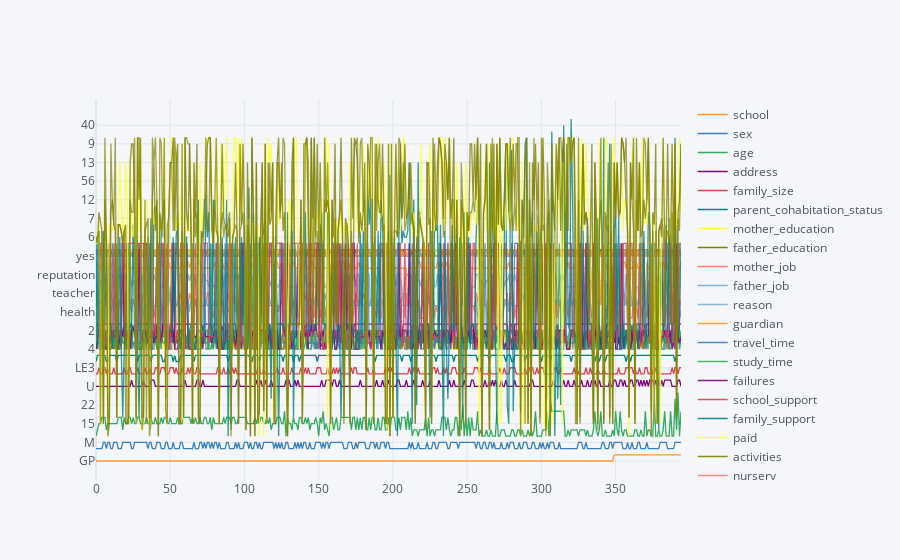

Notebook code cell kept with this figure:
### Code cell
stud.iplot()

### Figure 1 — Plotly figure (JSON) as saved in the notebook; plotly's stock layout.template omitted (floating-point values rounded to 4 significant figures; data arrays with more than 128 entries replaced by an {"elided": "..."} marker saying what was removed)
{"data": [{"line": {"color": "rgba(255, 153, 51, 1.0)", "dash": "solid", "shape": "linear", "width": 1.3}, "mode": "lines", "name": "school", "text": "", "x": {"elided": "395 int values"}, "y": {"elided": "395 str values"}, "type": "scatter"}, {"line": {"color": "rgba(55, 128, 191, 1.0)", "dash": "solid", "shape": "linear", "width": 1.3}, "mode": "lines", "name": "sex", "text": "", "x": {"elided": "395 int values"}, "y": {"elided": "395 str values"}, "type": "scatter"}, {"line": {"color": "rgba(50, 171, 96, 1.0)", "dash": "solid", "shape": "linear", "width": 1.3}, "mode": "lines", "name": "age", "text": "", "x": {"elided": "395 int values"}, "y": {"elided": "395 int values"}, "type": "scatter"}, {"line": {"color": "rgba(128, 0, 128, 1.0)", "dash": "solid", "shape": "linear", "width": 1.3}, "mode": "lines", "name": "address", "text": "", "x": {"elided": "395 int values"}, "y": {"elided": "395 str values"}, "type": "scatter"}, {"line": {"color": "rgba(219, 64, 82, 1.0)", "dash": "solid", "shape": "linear", "width": 1.3}, "mode": "lines", "name": "family_size", "text": "", "x": {"elided": "395 int values"}, "y": {"elided": "395 str values"}, "type": "scatter"}, {"line": {"color": "rgba(0, 128, 128, 1.0)", "dash": "solid", "shape": "linear", "width": 1.3}, "mode": "lines", "name": "parent_cohabitation_status", "text": "", "x": {"elided": "395 int values"}, "y": {"elided": "395 str values"}, "type": "scatter"}, {"line": {"color": "rgba(255, 255, 51, 1.0)", "dash": "solid", "shape": "linear", "width": 1.3}, "mode": "lines", "name": "mother_education", "text": "", "x": {"elided": "395 int values"}, "y": {"elided": "395 int values"}, "type": "scatter"}, {"line": {"color": "rgba(128, 128, 0, 1.0)", "dash": "solid", "shape": "linear", "width": 1.3}, "mode": "lines", "name": "father_education", "text": "", "x": {"elided": "395 int values"}, "y": {"elided": "395 int values"}, "type": "scatter"}, {"line": {"color": "rgba(251, 128, 114, 1.0)", "dash": "solid", "shape": "linear", "width": 1.3}, "mode": "lines", "name": "mother_job", "text": "", "x": {"elided": "395 int values"}, "y": {"elided": "395 str values"}, "type": "scatter"}, {"line": {"color": "rgba(128, 177, 211, 1.0)", "dash": "solid", "shape": "linear", "width": 1.3}, "mode": "lines", "name": "father_job", "text": "", "x": {"elided": "395 int values"}, "y": {"elided": "395 str values"}, "type": "scatter"}, {"line": {"color": "rgba(128, 177, 211, 0.8999999999999999)", "dash": "solid", "shape": "linear", "width": 1.3}, "mode": "lines", "name": "reason", "text": "", "x": {"elided": "395 int values"}, "y": {"elided": "395 str values"}, "type": "scatter"}, {"line": {"color": "rgba(255, 153, 51, 0.8999999999999999)", "dash": "solid", "shape": "linear", "width": 1.3}, "mode": "lines", "name": "guardian", "text": "", "x": {"elided": "395 int values"}, "y": {"elided": "395 str values"}, "type": "scatter"}, {"line": {"color": "rgba(55, 128, 191, 0.8999999999999999)", "dash": "solid", "shape": "linear", "width": 1.3}, "mode": "lines", "name": "travel_time", "text": "", "x": {"elided": "395 int values"}, "y": {"elided": "395 int values"}, "type": "scatter"}, {"line": {"color": "rgba(50, 171, 96, 0.8999999999999999)", "dash": "solid", "shape": "linear", "width": 1.3}, "mode": "lines", "name": "study_time", "text": "", "x": {"elided": "395 int values"}, "y": {"elided": "395 int values"}, "type": "scatter"}, {"line": {"color": "rgba(128, 0, 128, 0.8999999999999999)", "dash": "solid", "shape": "linear", "width": 1.3}, "mode": "lines", "name": "failures", "text": "", "x": {"elided": "395 int values"}, "y": {"elided": "395 int values"}, "type": "scatter"}, {"line": {"color": "rgba(219, 64, 82, 0.8999999999999999)", "dash": "solid", "shape": "linear", "width": 1.3}, "mode": "lines", "name": "school_support", "text": "", "x": {"elided": "395 int values"}, "y": {"elided": "395 str values"}, "type": "scatter"}, {"line": {"color": "rgba(0, 128, 128, 0.8999999999999999)", "dash": "solid", "shape": "linear", "width": 1.3}, "mode": "lines", "name": "family_support", "text": "", "x": {"elided": "395 int values"}, "y": {"elided": "395 str values"}, "type": "scatter"}, {"line": {"color": "rgba(255, 255, 51, 0.8999999999999999)", "dash": "solid", "shape": "linear", "width": 1.3}, "mode": "lines", "name": "paid", "text": "", "x": {"elided": "395 int values"}, "y": {"elided": "395 str values"}, "type": "scatter"}, {"line": {"color": "rgba(128, 128, 0, 0.8999999999999999)", "dash": "solid", "shape": "linear", "width": 1.3}, "mode": "lines", "name": "activities", "text": "", "x": {"elided": "395 int values"}, "y": {"elided": "395 str values"}, "type": "scatter"}, {"line": {"color": "rgba(251, 128, 114, 0.8999999999999999)", "dash": "solid", "shape": "linear", "width": 1.3}, "mode": "lines", "name": "nursery", "text": "", "x": {"elided": "395 int values"}, "y": {"elided": "395 str values"}, "type": "scatter"}, {"line": {"color": "rgba(251, 128, 114, 0.7999999999999998)", "dash": "solid", "shape": "linear", "width": 1.3}, "mode": "lines", "name": "higher", "text": "", "x": {"elided": "395 int values"}, "y": {"elided": "395 str values"}, "type": "scatter"}, {"line": {"color": "rgba(128, 177, 211, 0.7999999999999998)", "dash": "solid", "shape": "linear", "width": 1.3}, "mode": "lines", "name": "internet", "text": "", "x": {"elided": "395 int values"}, "y": {"elided": "395 str values"}, "type": "scatter"}, {"line": {"color": "rgba(255, 153, 51, 0.7999999999999998)", "dash": "solid", "shape": "linear", "width": 1.3}, "mode": "lines", "name": "romantic", "text": "", "x": {"elided": "395 int values"}, "y": {"elided": "395 str values"}, "type": "scatter"}, {"line": {"color": "rgba(55, 128, 191, 0.7999999999999998)", "dash": "solid", "shape": "linear", "width": 1.3}, "mode": "lines", "name": "family_relation", "text": "", "x": {"elided": "395 int values"}, "y": {"elided": "395 int values"}, "type": "scatter"}, {"line": {"color": "rgba(50, 171, 96, 0.7999999999999998)", "dash": "solid", "shape": "linear", "width": 1.3}, "mode": "lines", "name": "freetime", "text": "", "x": {"elided": "395 int values"}, "y": {"elided": "395 int values"}, "type": "scatter"}, {"line": {"color": "rgba(128, 0, 128, 0.7999999999999998)", "dash": "solid", "shape": "linear", "width": 1.3}, "mode": "lines", "name": "goes_out", "text": "", "x": {"elided": "395 int values"}, "y": {"elided": "395 int values"}, "type": "scatter"}, {"line": {"color": "rgba(219, 64, 82, 0.7999999999999998)", "dash": "solid", "shape": "linear", "width": 1.3}, "mode": "lines", "name": "health", "text": "", "x": {"elided": "395 int values"}, "y": {"elided": "395 int values"}, "type": "scatter"}, {"line": {"color": "rgba(0, 128, 128, 0.7999999999999998)", "dash": "solid", "shape": "linear", "width": 1.3}, "mode": "lines", "name": "absences", "text": "", "x": {"elided": "395 int values"}, "y": {"elided": "395 int values"}, "type": "scatter"}, {"line": {"color": "rgba(255, 255, 51, 0.7999999999999998)", "dash": "solid", "shape": "linear", "width": 1.3}, "mode": "lines", "name": "G1", "text": "", "x": {"elided": "395 int values"}, "y": {"elided": "395 int values"}, "type": "scatter"}, {"line": {"color": "rgba(128, 128, 0, 0.7999999999999998)", "dash": "solid", "shape": "linear", "width": 1.3}, "mode": "lines", "name": "G2", "text": "", "x": {"elided": "395 int values"}, "y": {"elided": "395 int values"}, "type": "scatter"}, {"line": {"color": "rgba(128, 128, 0, 0.7)", "dash": "solid", "shape": "linear", "width": 1.3}, "mode": "lines", "name": "G3", "text": "", "x": {"elided": "395 int values"}, "y": {"elided": "395 int values"}, "type": "scatter"}], "layout": {"legend": {"bgcolor": "#F5F6F9", "font": {"color": "#4D5663"}}, "paper_bgcolor": "#F5F6F9", "plot_bgcolor": "#F5F6F9", "title": {"font": {"color": "#4D5663"}}, "xaxis": {"gridcolor": "#E1E5ED", "showgrid": true, "tickfont": {"color": "#4D5663"}, "title": {"font": {"color": "#4D5663"}, "text": ""}, "zerolinecolor": "#E1E5ED"}, "yaxis": {"gridcolor": "#E1E5ED", "showgrid": true, "tickfont": {"color": "#4D5663"}, "title": {"font": {"color": "#4D5663"}, "text": ""}, "zerolinecolor": "#E1E5ED"}}}
